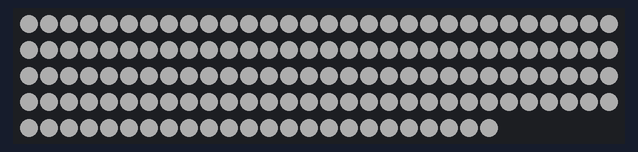
Recording of a sketch running on a simulated Arduino Uno, built with avr-gcc and run on an emulated ATmega328P. Shown: 144 RGB LEDs in strip order, left to right, continuing on the next row. Dim RGB values are drawn brighter than linear.

Above: at 0.1 s.

The sketch:

white.ino
```cpp
#include <FastLED.h>

// How many leds in your strip?
#define NUM_LEDS_1 144

#define DATA_PIN_1 6

#define BRIGHTNESS 50
CRGB leds_1[NUM_LEDS_1];

int ledOn = NUM_LEDS_1;

void setup() {
  Serial.begin(9600); // open the serial port at 9600 bps:
  FastLED.addLeds<NEOPIXEL, DATA_PIN_1>(leds_1, NUM_LEDS_1);

  FastLED.setBrightness(BRIGHTNESS);
}

void loop() {
  allWhite();
  //testRGB();
}

void allWhite() {
   // LED Strip #1
  for (int i = 0; i < NUM_LEDS_1; ++i) {
    leds_1[i] = CRGB::White;
  }
  FastLED.show();
}

void testRGB() {
  // LED Strip #1
  for (int i = 0; i < NUM_LEDS_1; ++i) {
    leds_1[i] = CRGB::Red;
  }
  FastLED.show();
  delay(1000);


  FastLED.show();
  delay(1000);
}
```
